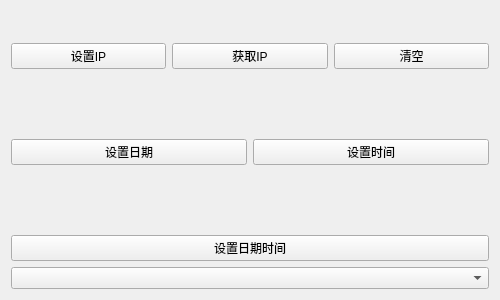
<?xml version="1.0" encoding="UTF-8"?>
<ui version="4.0">
 <class>frmIPAddress</class>
 <widget class="QWidget" name="frmIPAddress">
  <property name="geometry">
   <rect>
    <x>0</x>
    <y>0</y>
    <width>500</width>
    <height>300</height>
   </rect>
  </property>
  <property name="windowTitle">
   <string>Form</string>
  </property>
  <layout class="QGridLayout" name="gridLayout_2">
   <item row="1" column="0">
    <widget class="TumblerDate" name="widgetDate" native="true"/>
   </item>
   <item row="1" column="1">
    <widget class="TumblerTime" name="widgetTime" native="true"/>
   </item>
   <item row="2" column="1">
    <widget class="QPushButton" name="btnSetTime">
     <property name="text">
      <string>设置时间</string>
     </property>
    </widget>
   </item>
   <item row="4" column="0" colspan="2">
    <widget class="QPushButton" name="btnSetDateTime">
     <property name="text">
      <string>设置日期时间</string>
     </property>
    </widget>
   </item>
   <item row="2" column="0">
    <widget class="QPushButton" name="btnSetDate">
     <property name="text">
      <string>设置日期</string>
     </property>
    </widget>
   </item>
   <item row="3" column="0" colspan="2">
    <widget class="TumblerDateTime" name="widgetDateTime" native="true"/>
   </item>
   <item row="5" column="0" colspan="2">
    <widget class="ComboBox" name="cbox"/>
   </item>
   <item row="0" column="0" colspan="2">
    <layout class="QGridLayout" name="gridLayout">
     <item row="0" column="0" colspan="3">
      <widget class="IPAddress" name="widgetIP" native="true"/>
     </item>
     <item row="1" column="0">
      <widget class="QPushButton" name="btnSetIP">
       <property name="text">
        <string>设置IP</string>
       </property>
      </widget>
     </item>
     <item row="1" column="1">
      <widget class="QPushButton" name="btnGetIP">
       <property name="text">
        <string>获取IP</string>
       </property>
      </widget>
     </item>
     <item row="1" column="2">
      <widget class="QPushButton" name="btnClear">
       <property name="text">
        <string>清空</string>
       </property>
      </widget>
     </item>
    </layout>
   </item>
  </layout>
 </widget>
 <layoutdefault spacing="6" margin="11"/>
 <customwidgets>
  <customwidget>
   <class>TumblerDateTime</class>
   <extends>QWidget</extends>
   <header location="global">tumblerdatetime.h</header>
   <container>1</container>
  </customwidget>
  <customwidget>
   <class>ComboBox</class>
   <extends>QComboBox</extends>
   <header>combobox.h</header>
  </customwidget>
  <customwidget>
   <class>IPAddress</class>
   <extends>QWidget</extends>
   <header>ipaddress.h</header>
   <container>1</container>
  </customwidget>
  <customwidget>
   <class>TumblerDate</class>
   <extends>QWidget</extends>
   <header>tumblerdate.h</header>
   <container>1</container>
  </customwidget>
  <customwidget>
   <class>TumblerTime</class>
   <extends>QWidget</extends>
   <header>tumblertime.h</header>
   <container>1</container>
  </customwidget>
 </customwidgets>
 <resources/>
 <connections/>
</ui>
